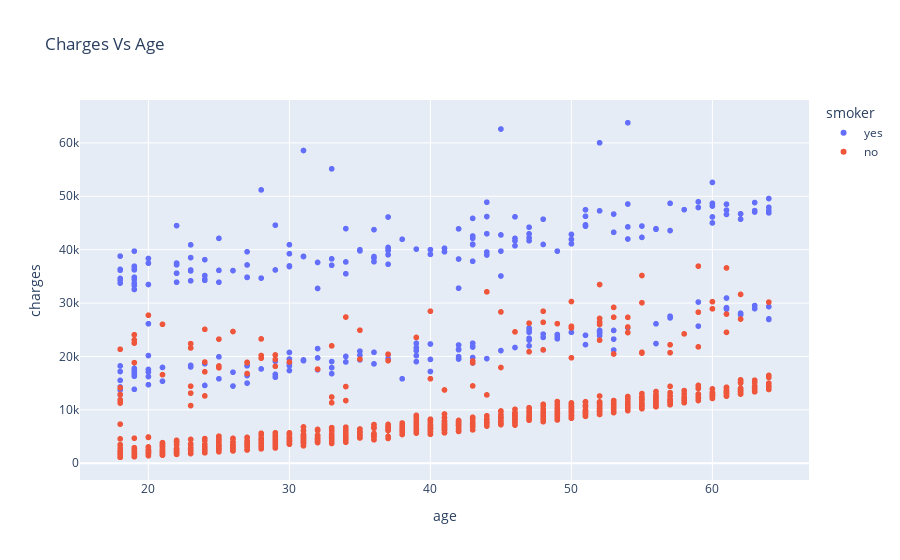

Notebook cell for this chart:
### Code cell
px.scatter(df,x='age',y='charges',color='smoker',title="Charges Vs Age")

### Figure 1 — Plotly figure (JSON) as saved in the notebook; plotly's stock layout.template omitted (floating-point values rounded to 4 significant figures; data arrays with more than 128 entries replaced by an {"elided": "..."} marker saying what was removed)
{"data": [{"hovertemplate": "smoker=yes<br>age=%{x}<br>charges=%{y}<extra></extra>", "legendgroup": "yes", "marker": {"color": "#636efa", "symbol": "circle"}, "mode": "markers", "name": "yes", "showlegend": true, "type": "scattergl", "x": {"elided": "274 int values"}, "xaxis": "x", "y": {"elided": "274 float values"}, "yaxis": "y"}, {"hovertemplate": "smoker=no<br>age=%{x}<br>charges=%{y}<extra></extra>", "legendgroup": "no", "marker": {"color": "#EF553B", "symbol": "circle"}, "mode": "markers", "name": "no", "showlegend": true, "type": "scattergl", "x": {"elided": "1064 int values"}, "xaxis": "x", "y": {"elided": "1064 float values"}, "yaxis": "y"}], "layout": {"legend": {"title": {"text": "smoker"}, "tracegroupgap": 0}, "title": {"text": "Charges Vs Age"}, "xaxis": {"anchor": "y", "domain": [0, 1], "title": {"text": "age"}}, "yaxis": {"anchor": "x", "domain": [0, 1], "title": {"text": "charges"}}}}
